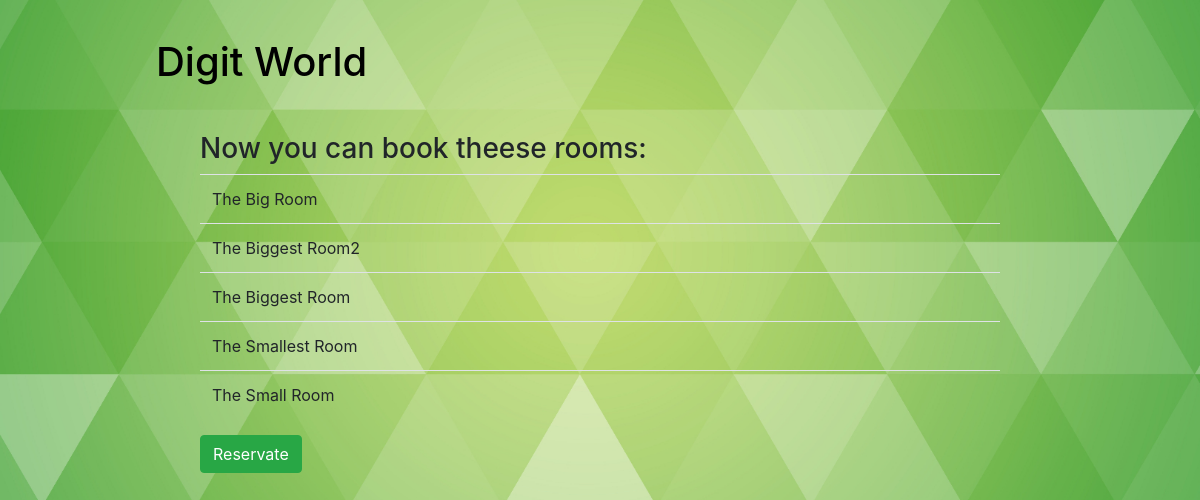
Screenshot of /reservations/room_availability/ with the database file from the repository.
### reservations/models.py (models this page shows, shortened)
class Rooms(models.Model):
    name = models.CharField('Name', max_length=200)
    class Meta:
        verbose_name = "Room"
        verbose_name_plural = "Rooms"

### reservations/views.py (the view)
# urls.py: path('room_availability/', views.room_availability, name='room-availability'),
def room_availability(request):
    datetime_now = datetime.now()
    rooms_all = Reservations.objects.all()
    rooms = Reservations.objects.filter(date=datetime_now).all()
    print("cia")
    all_rooms = Rooms.objects.all()
    all_rooms_list = [] #visi kambariai
    for r in all_rooms:
        all_rooms_list.append(r.name)
    rooms_listed = [] #visi iteruoti
    rooms_listed_unique = set() #visi iteruoti
    available_rooms = set() #su w statusu
    listas = [] #su w statusu
    for room in rooms_all:
        check_time = datetime.strptime(str(room.date) + " " + str(room.time_from), "%Y-%m-%d %H:%M:%S")
        check_time_to = datetime.strptime(str(room.date) + " " + str(room.time_due), "%Y-%m-%d %H:%M:%S")
        if check_time < datetime_now and check_time_to < datetime_now:
            Reservations.objects.filter(id=room.id).update(status='d')
    for booked in rooms:
        if booked.status == "d" and booked.room_id.name not in listas:
            listas.append(booked.room_id.name)
    rooms_listed_unique.update((rooms_listed)) #VISI Praiteruoti
    available_rooms.update(listas) #su w statusu
    check_new = set(all_rooms_list) - set(rooms_listed)
    available_rooms.update(list(check_new))
    context = {
        'available_rooms': available_rooms
    }
    return render(request, 'rooms_avaiable.html', context=context)

### reservations/templates/rooms_avaiable.html
{% extends "base.html" %}
{% block content %}
<h3>Now you can book theese rooms:</h3>
<div class="visits-list">
    <table class="table table-hover">
        {%if available_rooms%}
         {%for room in available_rooms%}
        <tr>
            <td scope="col">{{room}}</td>
        </tr>
              {%endfor%}
    </table>
    <a class="btn btn-success" style="color:white!important;" href="{%url 'select_room'%}">Reservate</a>
   {%else%}
    <p>All rooms are booked. Try latter.</p>
</div>
{% endif %}
{% endblock %}

### reservations/static/css/styles.css (style rules this page uses)
* { box-sizing: border-box; }
a { color: black!important; text-decoration: none; }
body { background: url('../image/cover.jpg')no-repeat center center fixed; -webkit-background-size: cover; -moz-background-size: cover; -o-background-size: cover; background-size: cover; font-family: 'Heebo', sans-serif; color: white; }

### rows the page displays
Rooms: available_rooms "The Big Room"
Rooms: available_rooms "The Biggest Room2"
Rooms: available_rooms "The Biggest Room"
Rooms: available_rooms "The Smallest Room"
Rooms: available_rooms "The Small Room"
